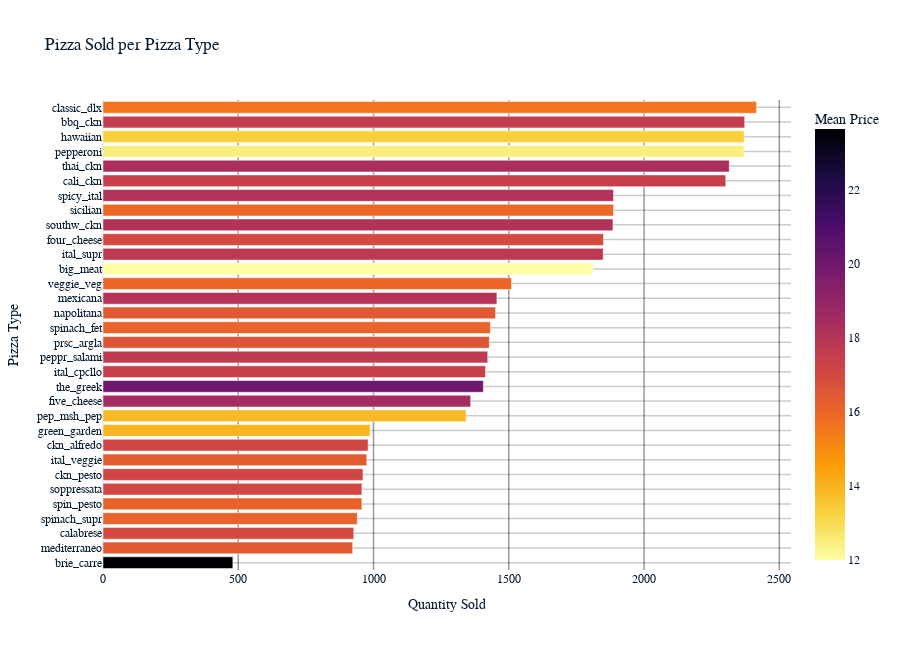

This figure's notebook cell:
### Markdown cell above
As showed below there's almost a group division around each 500's sales. And the only one that stands under 500 sales is brie carre, which also have a much higher mean price than the rest.

### Code cell
# Group the data by pizza_type and calculate the count and mean price
pizza_type_counts = ordered_pizzas.groupby('pizza_type_id').agg(count=('pizza_type_id', 'count'), mean_price=('price', 'mean')).reset_index()

# Sort the dataframe by count in descending order
pizza_type_counts = pizza_type_counts.sort_values('count', ascending=True)

# Create the vertical bar plot using plotly
fig = px.bar(pizza_type_counts, y='pizza_type_id', x='count', color='mean_price', title='Pizza Sold per Pizza Type', labels={'pizza_type_id': 'Pizza Type', 'count': 'Quantity Sold', 'mean_price': 'Mean Price'}, color_continuous_scale='inferno_r', orientation='h',height=650)

# Update the color of the grid lines and increase the grid size
fig.update_xaxes(showgrid=True, gridcolor='rgba(0, 0, 0, 0.4)', gridwidth=1.5)
fig.update_yaxes(showgrid=True, gridcolor='rgba(0, 0, 0, 0.2)', gridwidth=1.5)

fig.show()

### Figure 1 — Plotly figure (JSON) as saved in the notebook; plotly's stock layout.template omitted (floating-point values rounded to 4 significant figures)
{"data": [{"alignmentgroup": "True", "hovertemplate": "Quantity Sold=%{x}<br>Pizza Type=%{y}<br>Mean Price=%{marker.color}<extra></extra>", "legendgroup": "", "marker": {"color": [23.65, 16.43, 17.01, 16.09, 16.08, 17.08, 17.15, 16.34, 17.12, 14.0, 13.87, 18.5, 20.04, 17.43, 17.64, 16.58, 16.08, 16.44, 18.02, 15.98, 12, 17.77, 16.95, 18.08, 15.96, 18.1, 17.45, 18.29, 12.47, 13.32, 17.57, 15.58], "coloraxis": "coloraxis", "pattern": {"shape": ""}}, "name": "", "offsetgroup": "", "orientation": "h", "showlegend": false, "textposition": "auto", "type": "bar", "x": [480, 923, 927, 940, 957, 957, 961, 975, 980, 987, 1342, 1359, 1406, 1414, 1422, 1428, 1432, 1451, 1456, 1510, 1811, 1849, 1850, 1885, 1887, 1887, 2302, 2315, 2369, 2370, 2372, 2416], "xaxis": "x", "y": ["brie_carre", "mediterraneo", "calabrese", "spinach_supr", "spin_pesto", "soppressata", "ckn_pesto", "ital_veggie", "ckn_alfredo", "green_garden", "pep_msh_pep", "five_cheese", "the_greek", "ital_cpcllo", "peppr_salami", "prsc_argla", "spinach_fet", "napolitana", "mexicana", "veggie_veg", "big_meat", "ital_supr", "four_cheese", "southw_ckn", "sicilian", "spicy_ital", "cali_ckn", "thai_ckn", "pepperoni", "hawaiian", "bbq_ckn", "classic_dlx"], "yaxis": "y"}], "layout": {"barmode": "relative", "coloraxis": {"colorbar": {"title": {"text": "Mean Price"}}, "colorscale": [[0, "#fcffa4"], [0.1111, "#f7d13d"], [0.2222, "#fb9b06"], [0.3333, "#ed6925"], [0.4444, "#cf4446"], [0.5556, "#a52c60"], [0.6667, "#781c6d"], [0.7778, "#4a0c6b"], [0.8889, "#1b0c41"], [1, "#000004"]]}, "height": 650, "legend": {"tracegroupgap": 0}, "title": {"text": "Pizza Sold per Pizza Type"}, "xaxis": {"anchor": "y", "domain": [0, 1], "gridcolor": "rgba(0, 0, 0, 0.4)", "gridwidth": 1.5, "showgrid": true, "title": {"text": "Quantity Sold"}}, "yaxis": {"anchor": "x", "domain": [0, 1], "gridcolor": "rgba(0, 0, 0, 0.2)", "gridwidth": 1.5, "showgrid": true, "title": {"text": "Pizza Type"}}}}
